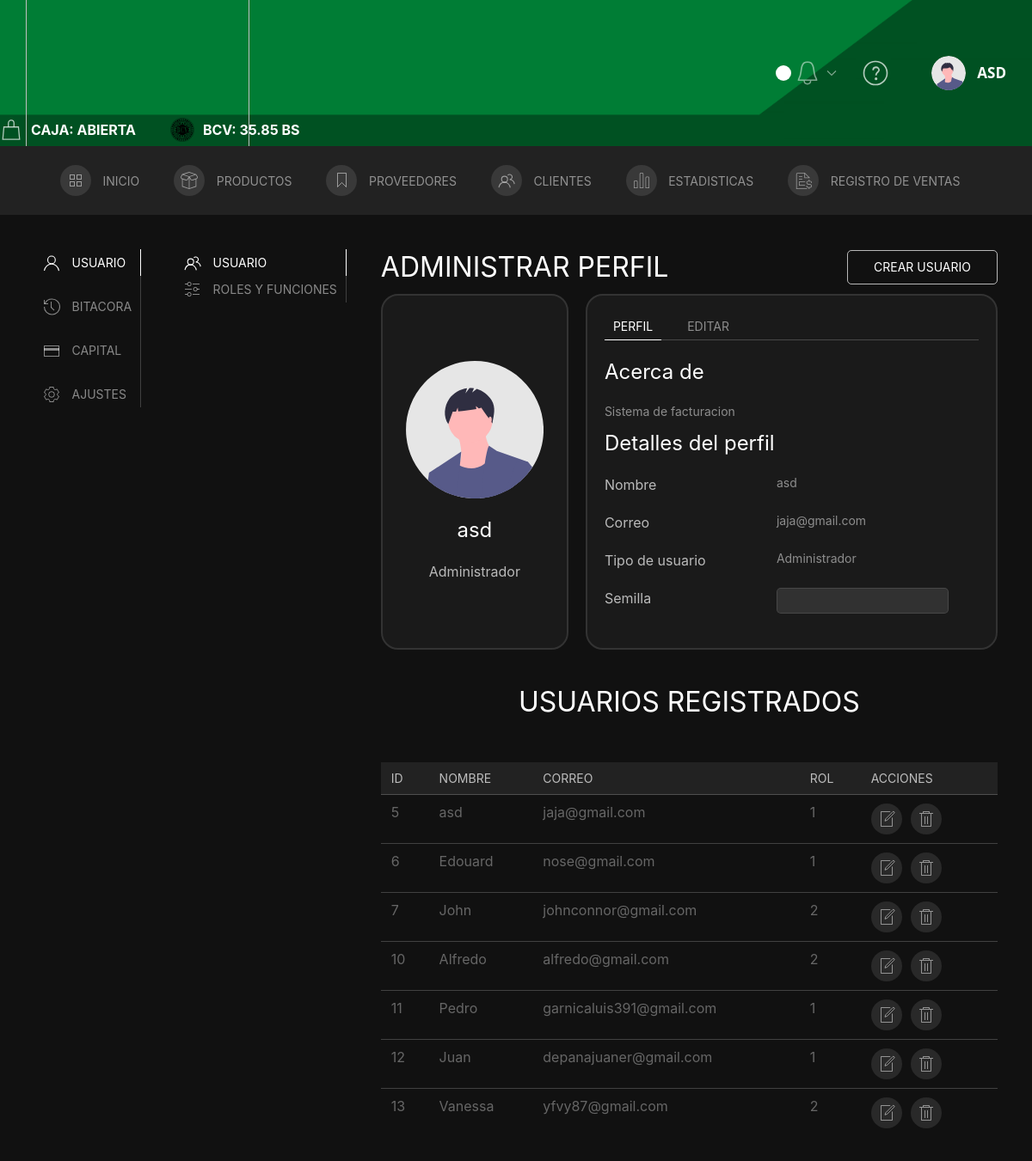
Page /Administrar_perfil (signed in) on the committed database.
### tables this page shows
CREATE TABLE `usuarios` (
  `id` int NOT NULL,
  `nombre` varchar(50) NOT NULL,
  `correo` varchar(45) NOT NULL,
  `hash` text NOT NULL,
  `rol` int NOT NULL DEFAULT '3',
  `active` tinyint NOT NULL DEFAULT '1',
  `semilla` varchar(45) NOT NULL
);

### Controller/C_perfil.php (called while the page is built, shortened)
<?php
    require('../Model/Conexion.php');
    require("../Model/Usuarios.php");
    $result = new Usuario();
    $result = $result->search();
    $tu = new Usuario(id:$_SESSION['user_id']);
    $tu = $tu->search()[0];
    include('../View/perfil.php');
?>

### Model/Conexion.php (called while the page is built, shortened)
<?php
    class DB {
        function __construct() {
            $this->conn = new PDO("mysql:host=localhost;dbname=proyecto_4","root","12345");
        }
    }
?>

### Model/Usuarios.php (called while the page is built, shortened)
<?php
    class Usuario extends DB{
        private $id;
        function __construct($id=null, $nombre=null,$correo=null,$hash=null,$rol=null,$semilla=null){
            $this->id = $id;
            $this->correo = $correo;
        }
        function search($n=0,$limite=9){
            $query = "SELECT * FROM usuarios WHERE active=1";
			$lista = [];
            if ($this->id){
            	array_push($lista,'id');
            }
            if ($lista) {
            	foreach ($lista as $e){
            		$query .= ' AND '.$e.'=:'.$e;
            	}
            }
            $n = $n*$limite;
            $query = $query . " LIMIT :l OFFSET :n";
            $consulta = $this->conn->prepare($query);
            $consulta->bindParam(':l',$limite, PDO::PARAM_INT);
            $consulta->bindParam(':n',$n, PDO::PARAM_INT);
            if ($this->id != null){
                $consulta->bindParam(':id',$this->id, PDO::PARAM_INT);
            }
            $consulta->execute();
            return $consulta->fetchAll();
        }
}
?>

### View/complementos/tabla_usuario.php (the view, shortened to what this page needs)
<?php
echo '
<tr>
    <td>'.$row['id'].'</td>
    <td>'.$row['nombre'].'</td>
    <td>'.$row['correo'].'</td>
    <td>'.$row['rol'].'</td>
    <td class="uk-flex">
        <a href="#Update_user'.$row['id'].'" uk-toggle uk-tooltip="title:Editar; delay: 500" class="uk-icon-button uk-margin-small-right" type="button" style=" border: none; cursor: pointer;">
            <span uk-icon="icon: file-edit"></span>
        </a>
        <a href="#eliminar_user'.$row['id'].'" uk-toggle class="uk-icon-button uk-margin-small-right" uk-tooltip="title:Eliminar; delay: 500" type="button" style=" border: none; cursor: pointer;" type="button">
            <span uk-icon="icon: trash"></span>
        </a>
    </td>
</tr>
<div id="Update_user'.$row['id'].'" uk-modal>
                <input type=number value="'.$row['id'].'" name="ID" style="display:none">
                    <input class="uk-input" type="text" placeholder="Nombre" value="'.$row['nombre'].'" aria-label="100" name="nombre" pattern="^([A-Zñ+áéó]|[a-zñáéó]){3,}( ([A-Zñ+áéó]|[a-zñáéó]){3,})?$" required>
                    '.$row[''].'
                        <option value="'.$row['rol'].'" selected>Rol Actual</option>
                <input type="submit" id="modificar'.$row['id'].'" style="display:none">
            <label class="uk-button uk-button-secondary" for="modificar'.$row['id'].'" >Aceptar</label>
</div>
<div id="eliminar_user'.$row['id'].'" uk-modal>
                <input type=number value="'.$row['id'].'" name="ID" style="display:none">
                <input type="submit" id="eliminar'.$row['id'].'" style="display:none">
            <label class="uk-button uk-button-secondary" type="submit" for="eliminar'.$row['id'].'">Aceptar</label>
</div>
';
?>

### View/perfil.php (shortened to what this page needs)
<?php require("../View/complementos/header.php"); ?>
<main class="Bg-Main-home2 uk-padding uk-light">
    <div class="uk-child-width-1-1@s" uk-grid>
        <div>
            <div uk-grid>
                <div class="uk-width-auto@m">
                    <ul class="uk-tab-left" uk-tab="connect: #component-tab-left; animation: uk-animation-fade">
                        <li style="padding-bottom: 20px;">
                            <a id="aUser" href="#">
                                <span class="uk-margin-small-right" uk-icon="user"></span> USUARIO
                            </a>
                        </li>
                        <li style="padding-bottom: 20px;">
                            <a id="aBinnacle" href="#">
                                <span class="uk-margin-small-right" uk-icon="history"></span> BITACORA
                            </a>
                        </li>
                        <?php if ($_SESSION['rol_num'] <= 2) { ?>
                            <li style="padding-bottom: 20px;">
                                <a id="aCapital" href="#">
                                    <span class="uk-margin-small-right" uk-icon="credit-card"></span>CAPITAL
                                </a>
                            </li>
                            <li>
                                <a id="aSets" href="#">
                                    <span class="uk-margin-small-right" uk-icon="cog"></span>AJUSTES
                                </a>
                            </li>
                        <?php }; ?>
                    </ul>
                </div>
                <div class="uk-width-expand@m">
                    <div id="component-tab-left" class="uk-switcher">
                        <div>
                            <div class="uk-child-width-1-1@s" uk-grid>
                                <div>
                                    <div uk-grid>
                                        <div class="uk-width-auto@m">
                                            <ul class="uk-tab-left" uk-tab="connect: #component-tab-user; animation: uk-animation-fade">
                                                <li>
                                                    <a href="#">
                                                        <span class="uk-margin-small-right" uk-icon="users"></span>USUARIO
                                                    </a>
                                                </li>
                                                <li>
                                                    <a href="#">
                                                        <span class="uk-margin-small-right" uk-icon="settings"></span>ROLES Y FUNCIONES
                                                    </a>
                                                </li>
                                            </ul>
                                        </div>
                                        <div class="uk-width-expand@m">
                                            <div id="component-tab-user" class="uk-switcher">
                                                <li>
                                                    <?php if ($_SESSION['rol_num'] <= 2) { ?>
                                                        <div>
                                                            <div>
                                                                <div class="uk-flex uk-flex-middle uk-flex-between uk-flex-wrap uk-margin-small-bottom uk-light">
                                                                    <h2 class="uk-margin-remove">ADMINISTRAR PERFIL</h2>
                                                                    <div class="newUser uk-flex">
                                                                        <a id="btnRegisterUser" href="#register_user" uk-toggle class="uk-button uk-button-default uk-flex uk-flex-middle uk-border-rounded">
                                                                            <p class="uk-margin-remove">CREAR USUARIO</p>
                                                                        </a>
                                                                    </div>
                                                                </div>
                                                            </div>
                                                        </div>
                                                    <?php }; ?>
                                                    <section class="container-item_profile uk-flex">
                                                        <div class="item_profile-target">
                                                            <div class="uk-margin">
                                                                <img width="160px" src="static/images/undraw_profile.svg" alt="">
                                                            </div>
                                                            <div>
                                                                <h3 class="uk-text-center "><?php echo $_SESSION['user_name']; ?></h3>
                                                                <p class="uk-text-center uk-margin-remove-bottom"><?php echo $_SESSION['rol']; ?></p>
                                                            </div>
                                                        </div>
                                                        <div class="item_profile-target-2">
                                                            <ul class="switcherEdit" uk-tab uk-switcher>
                                                                <li><a href="#">Perfil</a></li>
                                                                <li><a href="#">Editar</a></li>
                                                            </ul>
                                                            <ul class="uk-switcher uk-margin">
                                                                <li>
                                                                    <h3>Acerca de</h3>
                                                                    <p class="uk-article-meta uk-margin-small">Sistema de facturacion</p>
                                                                    <div>
                                                                        <h3>Detalles del perfil</h3>
                                                                        <div class="uk-flex">
                                                                            <p class="item-profile">Nombre </p><span class="uk-article-meta"> <?php echo $tu['nombre']; ?></span>
                                                                        </div>
                                                                        <?php
                                                                        echo '
                                                    <div class="uk-flex">
                                                        <p class="item-profile">Correo</p><span class="uk-article-meta">' . $tu['correo'] . '</span>
                                                    </div>
                                                    <div class="uk-flex">
                                                        <p class="item-profile uk-margin-remove-bottom">Tipo de usuario</p>
                                                        <span class="uk-article-meta">' . $_SESSION['rol'] . '</span>
                                                    </div>';
                                                                        ?>
                                                                        <div id="seedGenerator" class="uk-flex uk-margin-top">
                                                                            <p class="item-profile">Semilla</p>
                                                                            <span class="uk-article-meta uk-flex">
                                                                                <input class="uk-input uk-form-small uk-form-width-medium uk-border-rounded input-seed" value="<?= $tu['semilla'] ?>" type="text">
                                                                            </span>
                                                                        </div>
                                                                    </div>
                                                                </li>
                                                            </ul>
                                                        </div>
                                                    </section>
                                                    <?php if ($_SESSION['rol_num'] <= 2) { ?>
                                                        <section id="tableUsers">
                                                            <div class="uk-flex uk-flex-center uk-margin-medium-top">
                                                                <h2>USUARIOS REGISTRADOS</h2>
                                                            </div>
                                                            <div class="uk-overflow-auto uk-light uk-margin-small-top">
                                                                <table class="uk-table uk-table-small uk-table-divider uk-table-hover">
                                                                    <thead class="uk-background-secondary">
                                                                        <tr>
                                                                            <th>ID</th>
                                                                            <th>Nombre</th>
                                                                            <th>Correo</th>
                                                                            <th>Rol</th>
                                                                            <th>Acciones</th>
                                                                        </tr>
                                                                    </thead>
                                                                    <tbody>
                                                                        <?php
                                                                        for ($i = 0; $i < count($result); $i++) {
                                                                            $row = $result[$i];
                                                                            require('complementos/tabla_usuario.php');
                                                                        }
                                                                        ?>
                                                                    </tbody>
                                                                </table>
                                                            </div>
                                                        </section>
                                                    <?php }; ?>
                                                </li>
                                            </div>
                                        </div>
                                    </div>
                                </div>
                            </div>
                        </div>
                    </div>
                </div>
            </div>
        </div>
    </div>
</main>
</body>
</html>

### rows in the picture
usuarios: nombre "asd", correo "jaja@gmail.com", id "5", rol "1"
usuarios: id "6", nombre "Edouard", correo "nose@gmail.com", rol "1"
usuarios: id "7", nombre "John", correo "johnconnor@gmail.com", rol "2"
usuarios: id "10", nombre "Alfredo", correo "alfredo@gmail.com", rol "2"
usuarios: id "11", nombre "Pedro", correo "garnicaluis391@gmail.com", rol "1"
usuarios: id "12", nombre "Juan", correo "depanajuaner@gmail.com", rol "1"
usuarios: id "13", nombre "Vanessa", correo "yfvy87@gmail.com", rol "2"

### other values in the picture
$_SESSION['user_name'] "ASD"
$_SESSION['user_name'] "asd"
$_SESSION['rol'] "Administrador"
